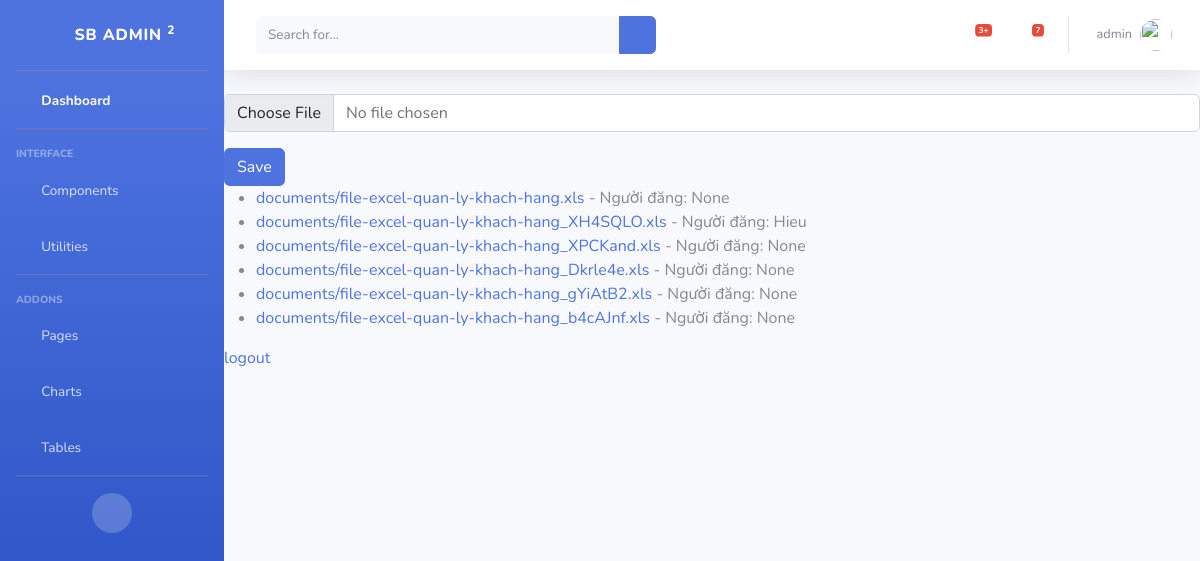
The app's page / (signed in) with its own data.
### core/models.py (models this page shows, shortened)
class FileHandler(models.Model):
    file_upload = models.FileField(upload_to=file_path,validators=[FileExtensionValidator(allowed_extensions=['xls', 'xlsx'])])
    posted_by = models.ForeignKey(settings.AUTH_USER_MODEL, null=True,
        verbose_name="posted by", on_delete=models.SET_NULL)

### core/views.py (the view, shortened to what this page needs)
# urls.py: path('',IndexView.as_view(),name='index'),
@method_decorator(login_required(login_url='core:login'), name='dispatch')
class IndexView(TemplateView):
    template_name = 'core/index.html'
    def get_context_data(self,**kwargs):
        context =  super().get_context_data(**kwargs)
        get_files = FileHandler.objects.all()
        context['form'] = FileHandlerForm()  # Khởi tạo một instance của form
        context['get_files'] = get_files
        context = {'form':FileHandlerForm,'get_files':get_files}
        return context

### templates/core/index.html (shortened to what this page needs)
{% extends "layouts/layout.html" %}
{% load widget_tweaks %}
{% block content %}
    <form method="POST"  enctype="multipart/form-data">
        <div class="form-group">
            {{ form.file_upload |add_class:"form-control" }}
        </div>
        <button type="submit" class="btn btn-primary">Save</button>
    </form>
    <ul>
        {% for item in get_files %}
        <li><a href="{{ item.file_upload.url }}" downlaod>{{item.file_upload}}</a>   -   Người đăng: {{item.posted_by}}</li>
        {% endfor %}
    </ul>
    <a href="{% url "core:logout" %}"> logout</a>
{% endblock %}

### templates/layouts/header.html (shortened to what this page needs)
<nav class="navbar navbar-expand navbar-light bg-white topbar mb-4 static-top shadow">
    <form
        class="d-none d-sm-inline-block form-inline mr-auto ml-md-3 my-2 my-md-0 mw-100 navbar-search">
        <div class="input-group">
            <input type="text" class="form-control bg-light border-0 small" placeholder="Search for..."
                aria-label="Search" aria-describedby="basic-addon2">
            <div class="input-group-append">
                <button class="btn btn-primary" type="button">
                    <i class="fas fa-search fa-sm"></i>
                </button>
            </div>
        </div>
    </form>
    <ul class="navbar-nav ml-auto">
        <li class="nav-item dropdown no-arrow mx-1">
            <a class="nav-link dropdown-toggle" href="#" id="alertsDropdown" role="button"
                data-toggle="dropdown" aria-haspopup="true" aria-expanded="false">
                <i class="fas fa-bell fa-fw"></i>
                <span class="badge badge-danger badge-counter">3+</span>
            </a>
        </li>
        <li class="nav-item dropdown no-arrow mx-1">
            <a class="nav-link dropdown-toggle" href="#" id="messagesDropdown" role="button"
                data-toggle="dropdown" aria-haspopup="true" aria-expanded="false">
                <i class="fas fa-envelope fa-fw"></i>
                <span class="badge badge-danger badge-counter">7</span>
            </a>
        </li>
        {% if user.is_authenticated %}
        <li class="nav-item dropdown no-arrow">
            <a class="nav-link dropdown-toggle" href="#" id="userDropdown" role="button"
                data-toggle="dropdown" aria-haspopup="true" aria-expanded="false">
                <span class="mr-2 d-none d-lg-inline text-gray-600 small">{{user.username}}</span>
                <img class="img-profile rounded-circle"
                    src="img/undraw_profile.svg">
            </a>
        </li>
        {% endif %}
    </ul>
</nav>

### records on screen
FileHandler: file_upload "documents/file-excel-quan-ly-khach-hang.xls", posted_by "None"
FileHandler: file_upload "documents/file-excel-quan-ly-khach-hang_XH4SQLO.xls", posted_by "Hieu"
FileHandler: file_upload "documents/file-excel-quan-ly-khach-hang_XPCKand.xls", posted_by "None"
FileHandler: file_upload "documents/file-excel-quan-ly-khach-hang_Dkrle4e.xls", posted_by "None"
FileHandler: file_upload "documents/file-excel-quan-ly-khach-hang_gYiAtB2.xls", posted_by "None"
FileHandler: file_upload "documents/file-excel-quan-ly-khach-hang_b4cAJnf.xls", posted_by "None"

### other values on screen
{{ user.username }} "admin"
